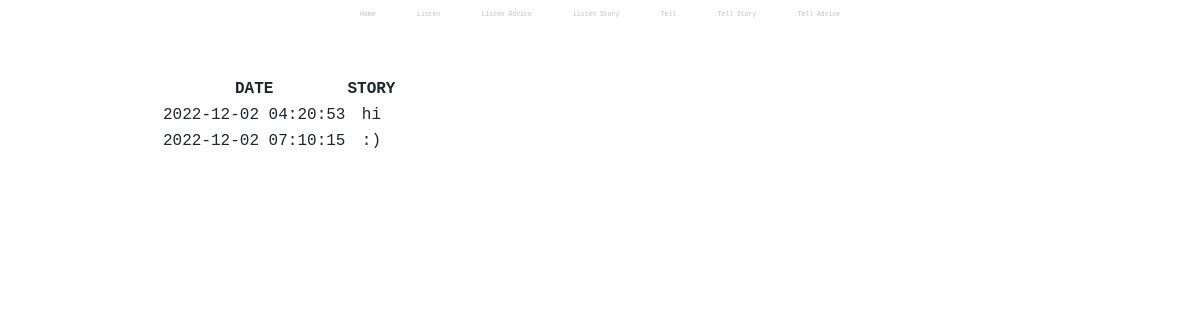
/listen_story, run on an earlier commit of the app's database.
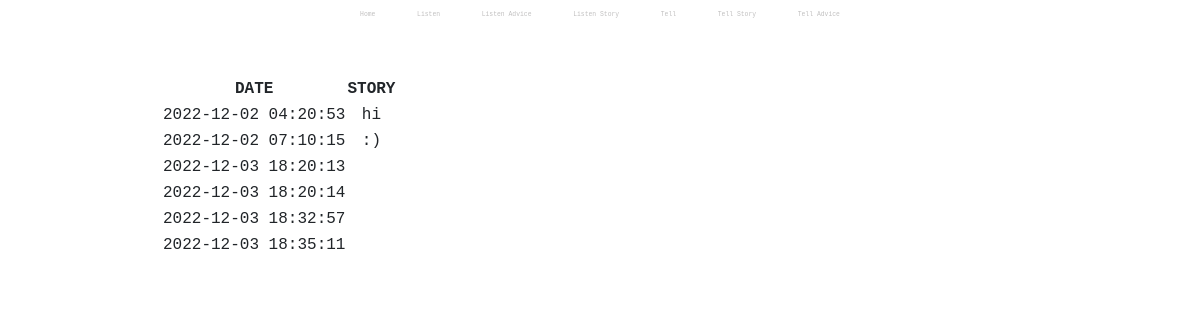
And on a later commit of the database.
### tables this page shows
CREATE TABLE post (
                    post_id INTEGER NOT NULL UNIQUE,
                    post_entry TEXT NOT NULL,
                    post_time DATETIME NOT NULL DEFAULT CURRENT_TIMESTAMP,
                    post_replyability text,
                    PRIMARY KEY(post_id AUTOINCREMENT)
                );

### app.py (the view)
@app.route("/listen_story", methods=["GET", "POST"])
def listen_story():
    stories = db.execute("SELECT * FROM post ORDER BY post_time")
    return render_template("listen_story.html", stories=stories)

### templates/listen_story.html (shortened to what this page needs)
{% extends "layout.html" %}
{% block main %}
<table>
    <thead>
        <tr>
        <th>DATE</th>
        <th>STORY</th>
        </tr>
    </thead>
    <tbody>
        {% for i in stories %}
        <tr>
            <td>{{ i.post_time }}</td>
            <td>{{ i.post_entry }}</td>
        </tr>
        {% endfor %}
    </tbody>
</table>
{% endblock %}

What changed in the data, as far as the page shows it:
added post: post_time "2022-12-03 18:20:13"
added post: post_time "2022-12-03 18:20:14"
added post: post_time "2022-12-03 18:32:57"
added post: post_time "2022-12-03 18:35:11"
